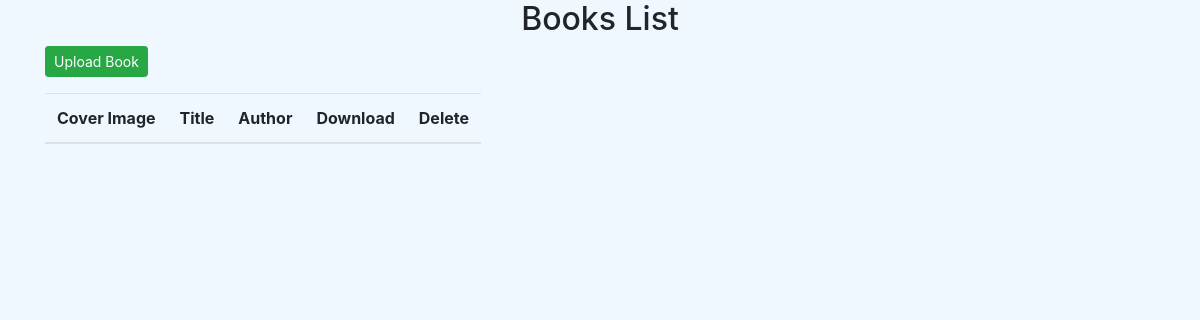
The app's page /, older data.
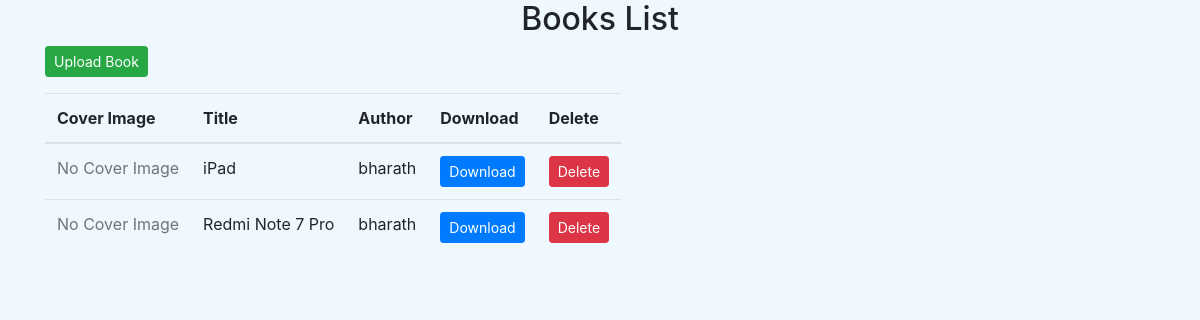
The same page, newer data.
### uploader/models.py (models this page shows, shortened)
class Book(models.Model):
    title = models.CharField(max_length=100)
    author = models.CharField(max_length=100)
    pdf = models.FileField(upload_to='books/pdfs/')
    cover = models.ImageField(upload_to='books/covers/', null=True, blank=True)

### uploader/views.py (the view)
# urls.py: path('', views.book_list, name='book_list'),
def book_list(request):
    books = Book.objects.all()[::-1]
    return render(request, 'uploader/book_list.html', {'books': books})

### uploader/templates/uploader/book_list.html (shortened to what this page needs)
<!DOCTYPE html>
<html>
<head>
	<link rel="stylesheet" href="https://stackpath.bootstrapcdn.com/bootstrap/4.5.0/css/bootstrap.min.css">
</head>
<body>
	<div class="container">
	{% block content_header %}
	<h2 class="text-center">Books List</h2>
	<p>
		<a href="{% url 'upload_book' %}" class="btn btn-sm btn-success">Upload Book</a>
	</p>
	{% endblock %}
	<table class="table table-responsive">
		<thead>
			<tr>
				<th>Cover Image</th>
				<th>Title</th>
				<th>Author</th>
				<th>Download</th>
				<th>Delete</th>
			</tr>
		</thead>
		<tbody>
			{% for book in books %}
			<tr>
				<td>
					{% if book.cover %}
						<img src="{{ book.cover.url }}" alt="{{ book.title }}" style="width: 100px;">
					{% else %}
						<span class="text-muted">No Cover Image</span>
					{% endif %}
				</td>
				<td>{{ book.title }}</td>
				<td>{{ book.author }}</td>
				<td>
					<a class="btn btn-sm btn-primary" href="{{ book.pdf.url }}" target="_blank">Download
					</a>
				</td>
				<td>
					<form novalidate method="post" action="{% url 'delete_book' book.pk %}">
						<button type="submit" class="btn btn-sm btn-danger">Delete</button>
					</form>
				</td>
			</tr>
			{% endfor %}
		</tbody>
	</table>
</div>
</body>
</html>

Row changes from the older to the newer data that the page shows:
added Book: shows "No Cover Image", title "iPad", author "bharath"
added Book: shows "No Cover Image", title "Redmi Note 7 Pro", author "bharath"
